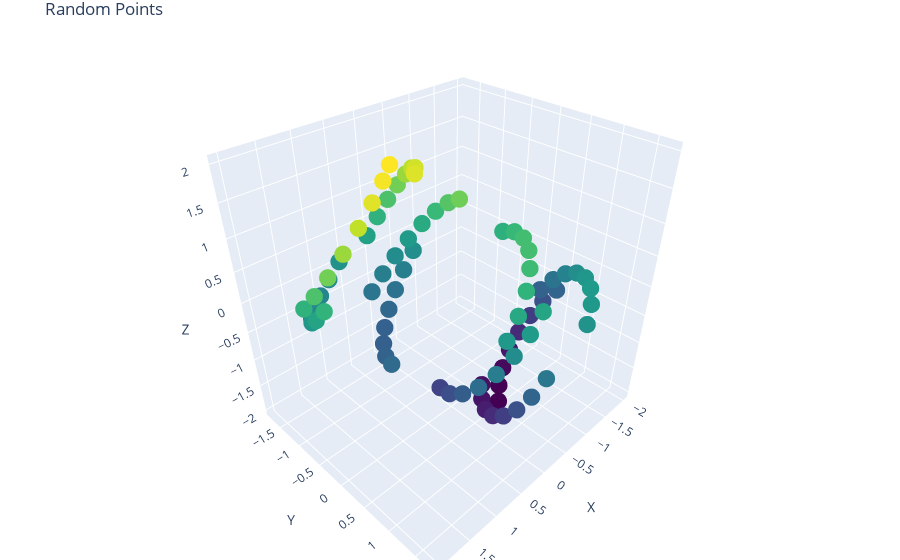

The code cell stored with this chart in its notebook:
### Code cell
time_series = tp.geometry(points=points)

time_series.plot(size=6)
